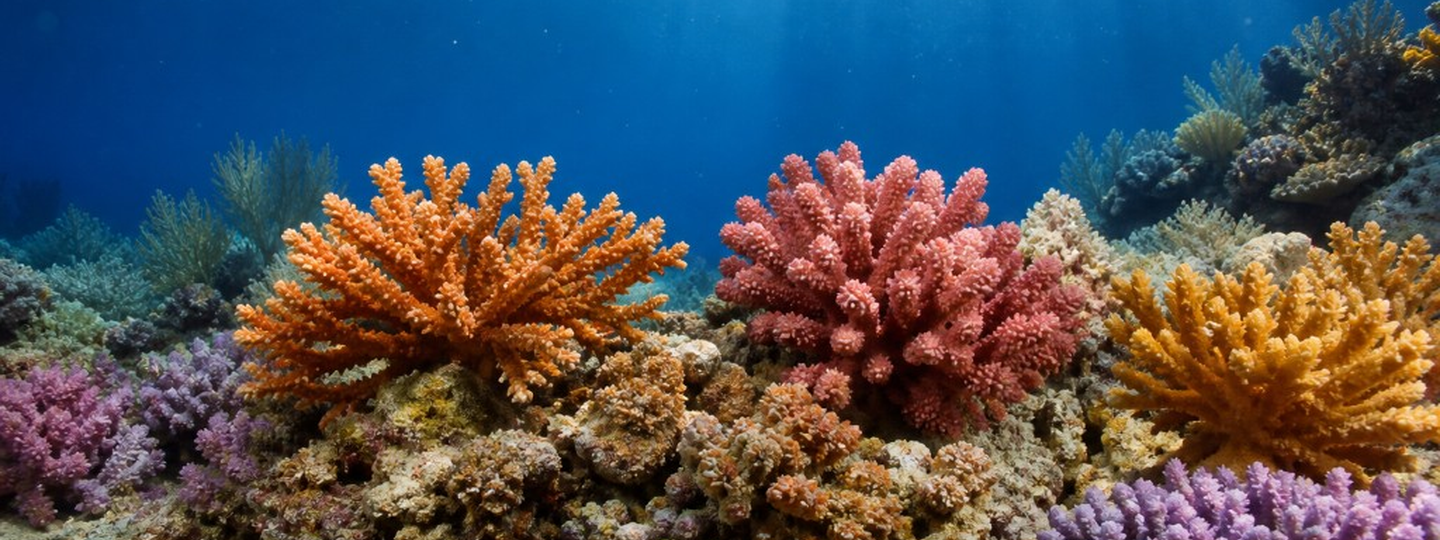
#> input picture assets/backgrounds/ocean_base.png, 1440 x 540 px, found by its file name
$ python generate_source_assets.py
#> lines starting #> are read from the running program, lines starting #| are printed output that depends on the picture
#!/usr/bin/env python3
"""Generate source PNGs in assets/source/ for the install pipeline."""

from __future__ import annotations

import math
from pathlib import Path

from PIL import Image, ImageDraw, ImageFilter

ROOT = Path(__file__).resolve().parents[1]
SOURCE = ROOT / "assets" / "source"
W, H = 960, 540


def save(img: Image.Image, rel: str) -> None:
    path = SOURCE / rel
    path.parent.mkdir(parents=True, exist_ok=True)
    img.save(path, "PNG")
    print(f"  source/{rel}")


# [120 lines left out: functions _gradient, _rays, build_baby_turtle, build_dolphin, build_clownfish, build_friendly_turtle and 4 more, not called in this run]


def build_zone_backgrounds() -> None:
    """Photo-derived zone backgrounds — same quality as the user's reef PNG."""
    base_path = SOURCE / "backgrounds/ocean_base.png"
    para_path = SOURCE / "backgrounds/ocean_parallax.png"
    if not base_path.exists():
        return
    from PIL import ImageEnhance

    base = Image.open(base_path).convert("RGB")
#> base is the input picture: PIL image 1440x540 RGB; mean R, G, B 77.5, 81.4, 88.9
    para = Image.open(para_path).convert("RGB") if para_path.exists() else base

    def _save_zone(
        name: str,
        src: Image.Image,
        *,
        color: float = 1.0,
        bright: float = 1.0,
        contrast: float = 1.0,
        tint: tuple[int, int, int, int] | None = None,
    ) -> None:
#> called with name = 'zone_kelp.png', color = 0.82, bright = 0.88, contrast = 1.05, tint = (15, 70, 35, 75)
        img = ImageEnhance.Color(src).enhance(color)
        img = ImageEnhance.Brightness(img).enhance(bright)
        img = ImageEnhance.Contrast(img).enhance(contrast)
        if tint:
            overlay = Image.new("RGBA", img.size, tint)
            img = Image.alpha_composite(img.convert("RGBA"), overlay).convert("RGB")
        save(img, f"backgrounds/{name}")

    # Kelp forest — greener, slightly darker reef photo
    _save_zone(
        "zone_kelp.png", para,
        color=0.82, bright=0.88, contrast=1.05,
        tint=(15, 70, 35, 75),
    )
    # Deep ocean — cooler and darker
    _save_zone(
        "zone_deep.png", base,
        color=0.72, bright=0.72, contrast=1.08,
        tint=(8, 35, 90, 90),
    )
    # Tropical lagoon — brighter warm reef
    _save_zone(
        "zone_lagoon.png", base,
        color=1.14, bright=1.12, contrast=1.02,
        tint=(255, 200, 80, 35),
    )
#> call 3 of _save_zone, with name = 'zone_lagoon.png', color = 1.14, bright = 1.12, contrast = 1.02, tint = (255, 200, 80, 35)
#> in _save_zone (call 3), `overlay = Image.new("RGBA", img.size, tint)`:
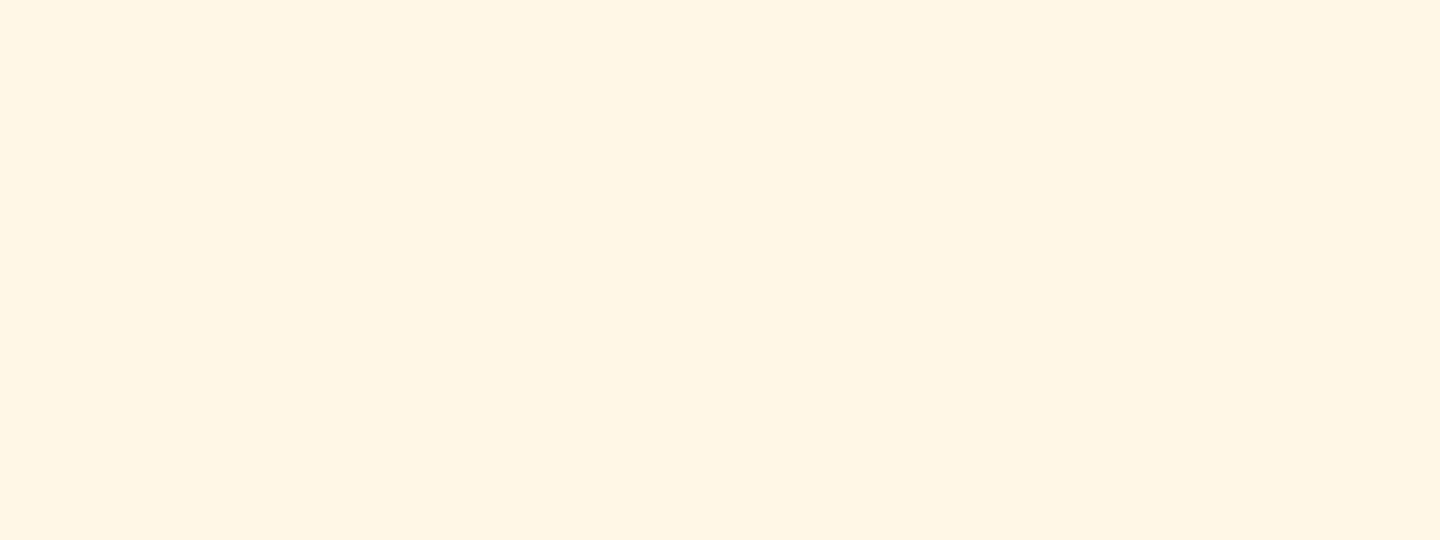
#> overlay: PIL image 1440x540 RGBA; mean R, G, B, A 255, 200, 80, 35; transparent parts drawn white
    # Night ocean — dark blue-violet reef
    _save_zone(
        "zone_night.png", para,
        color=0.55, bright=0.58, contrast=1.1,
        tint=(25, 15, 70, 110),
    )
#> call 4 of _save_zone, with name = 'zone_night.png', color = 0.55, bright = 0.58, contrast = 1.1, tint = (25, 15, 70, 110)
#> in _save_zone (call 4), `overlay = Image.new("RGBA", img.size, tint)`:
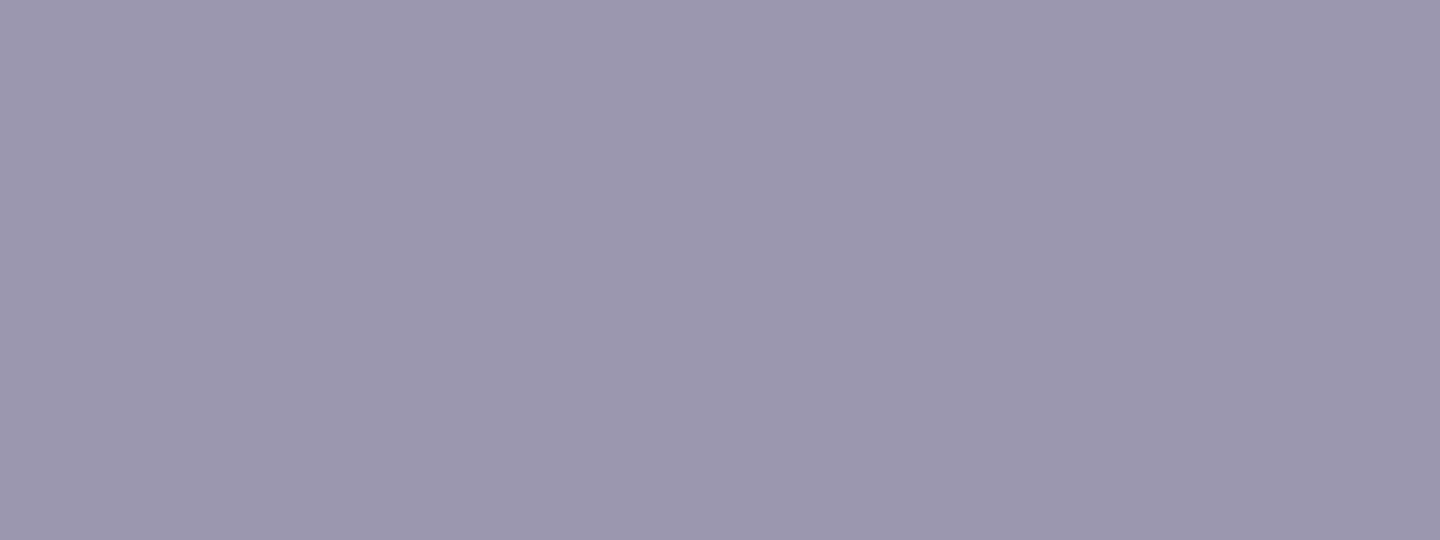
#> overlay: PIL image 1440x540 RGBA; mean R, G, B, A 25, 15, 70, 110; transparent parts drawn white
#> in _save_zone (call 4), `img = Image.alpha_composite(img.convert("RGBA"), overlay).convert("RGB")`:
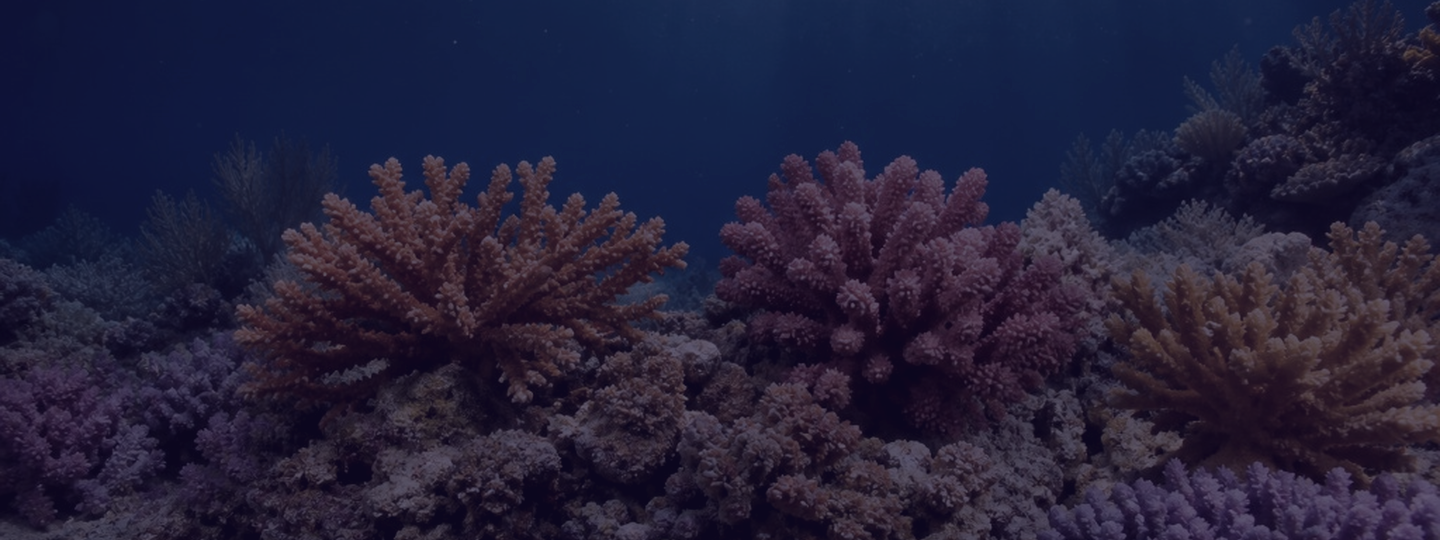
#> img: PIL image 1440x540 RGB; mean R, G, B 36.1, 32.6, 57.8


def build_coral_variants() -> None:
    base_path = SOURCE / "backgrounds/ocean_base.png"
    if not base_path.exists():
        return
    from PIL import ImageEnhance

    base = Image.open(base_path).convert("RGB")
    para_path = SOURCE / "backgrounds/ocean_parallax.png"

    img2 = ImageEnhance.Color(base).enhance(1.12)
    img2 = ImageEnhance.Brightness(img2).enhance(1.06)
    img2 = ImageEnhance.Contrast(img2).enhance(1.05)
    overlay = Image.new("RGBA", img2.size, (0, 0, 0, 0))
#> overlay: PIL image 1440x540 RGBA; every value is 0
    d = ImageDraw.Draw(overlay)
    for i in range(10):
        x = 40 + i * 95
        h = 55 + (i % 3) * 18
        d.ellipse((x, H - h - 40, x + 65, H - 35), fill=(255, 105, 125, 120))
        d.ellipse((x + 20, H - h - 70, x + 45, H - h - 45), fill=(255, 150, 160, 90))
    img2 = Image.alpha_composite(img2.convert("RGBA"), overlay).convert("RGB")
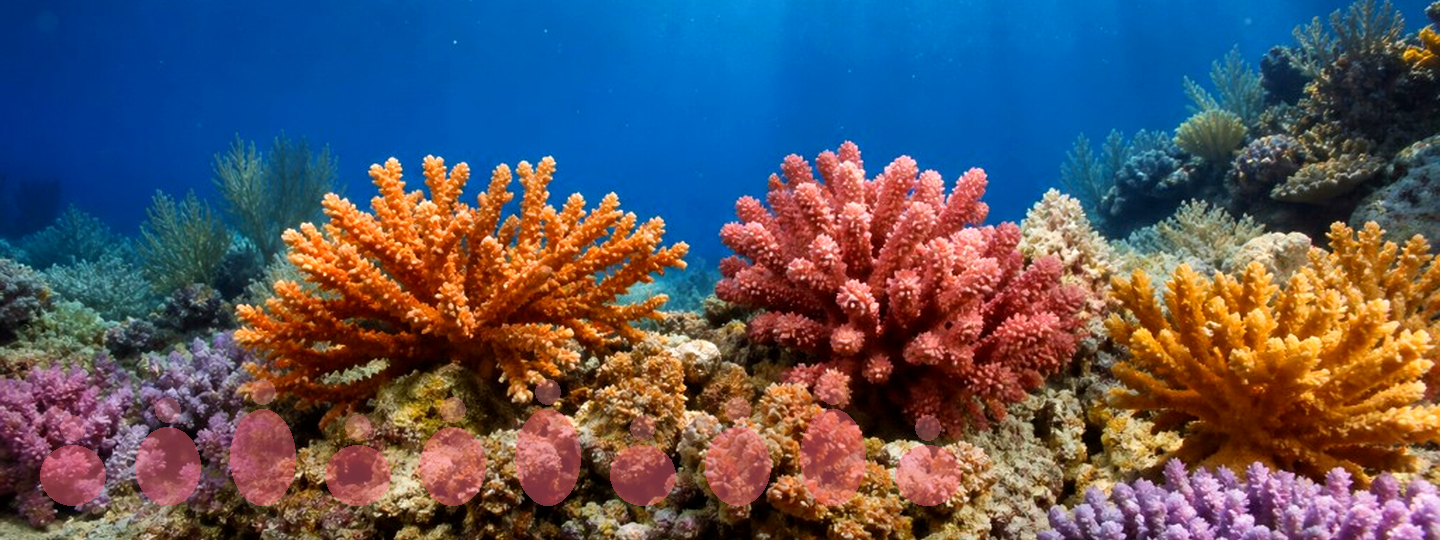
#> img2: PIL image 1440x540 RGB; mean R, G, B 87.3, 85.7, 97.1
    save(img2, "backgrounds/ocean_coral_2.png")

    if para_path.exists():
        img3 = Image.open(para_path).convert("RGB")
        img3 = ImageEnhance.Color(img3).enhance(1.08)
    else:
        img3 = ImageEnhance.Color(base).enhance(0.92)
        img3 = ImageEnhance.Brightness(img3).enhance(0.95)
    overlay3 = Image.new("RGBA", img3.size, (0, 0, 0, 0))
    d3 = ImageDraw.Draw(overlay3)
    for i in range(8):
        x = 60 + i * 115
        d3.ellipse((x, H - 100, x + 55, H - 45), fill=(255, 180, 90, 100))
        d3.rectangle((x + 18, H - 130, x + 28, H - 95), fill=(30, 150, 85, 130))
    img3 = Image.alpha_composite(img3.convert("RGBA"), overlay3).convert("RGB")
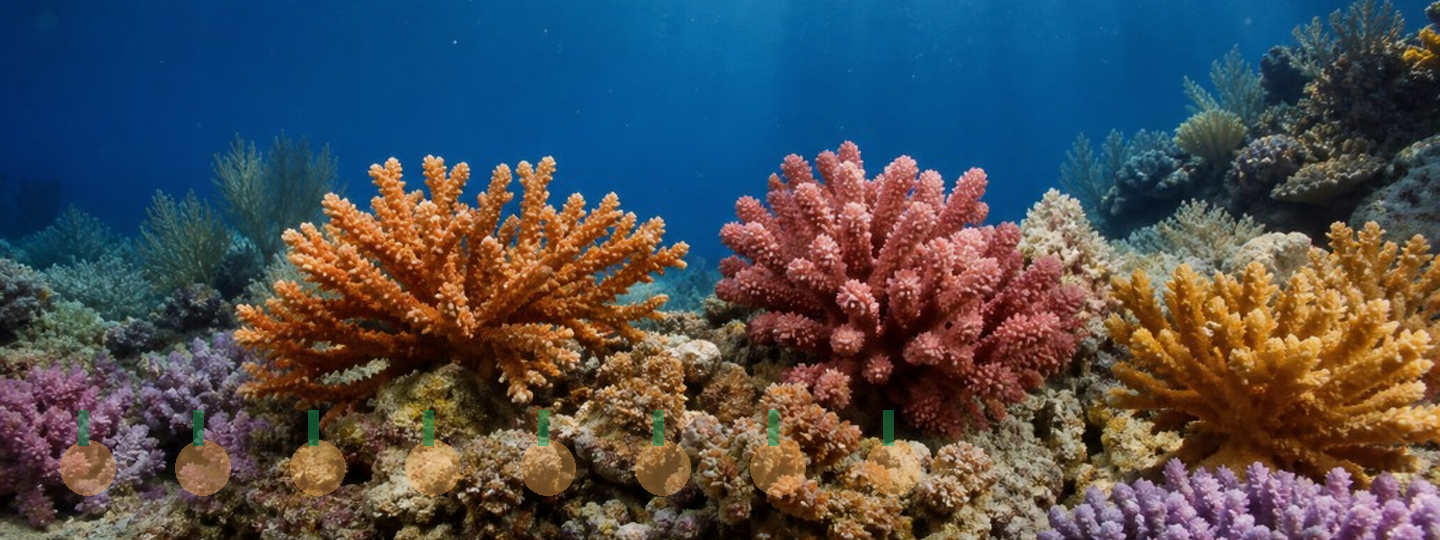
#> img3: PIL image 1440x540 RGB; mean R, G, B 74.3, 77.5, 83.2
    save(img3, "backgrounds/ocean_coral_3.png")


def main() -> None:
    print("Generating source PNGs (zones only)...")
    build_zone_backgrounds()
    build_coral_variants()
    print("Done.")
    print("Run scripts/build_special_sources.py for character sprites.")


if __name__ == "__main__":
    main()

$ run again, with assets/turtle/turtle_swim_1.png copied over assets/backgrounds/ocean_base.png
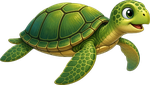
#> input picture assets/turtle/turtle_swim_1.png, 150 x 85 px, found by its file name
#> in build_zone_backgrounds, `base = Image.open(base_path).convert("RGB")`:
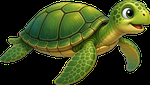
#> base: PIL image 150x85 RGB; mean R, G, B 59.3, 69.5, 27.4
#> in _save_zone (call 4), `img = Image.alpha_composite(img.convert("RGBA"), overlay).convert("RGB")`:
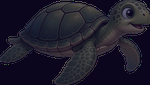
#> img: PIL image 150x85 RGB; mean R, G, B 31.2, 28.6, 44.1
